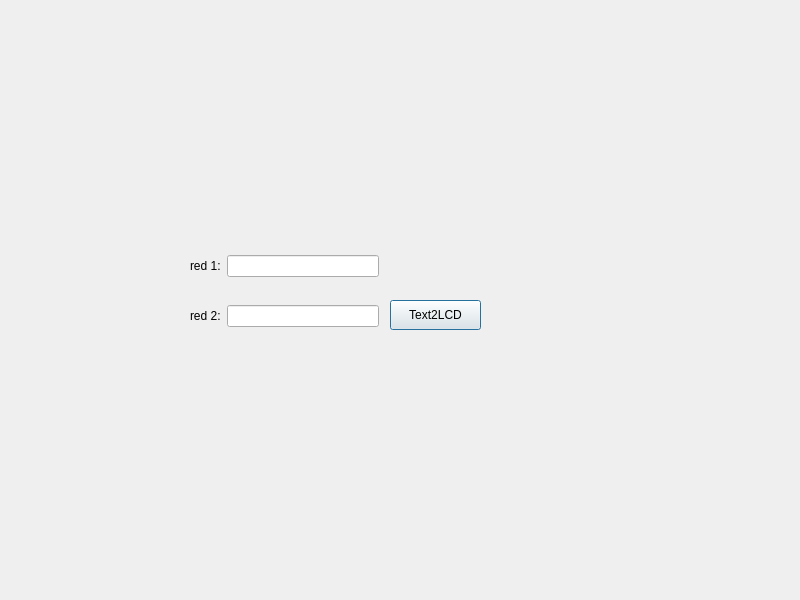
<?xml version="1.0" encoding="UTF-8"?>
<ui version="4.0">
 <class>Dialog</class>
 <widget class="QDialog" name="Dialog">
  <property name="geometry">
   <rect>
    <x>0</x>
    <y>0</y>
    <width>800</width>
    <height>600</height>
   </rect>
  </property>
  <property name="windowTitle">
   <string>Dialog</string>
  </property>
  <widget class="QPushButton" name="pushButton">
   <property name="geometry">
    <rect>
     <x>390</x>
     <y>300</y>
     <width>91</width>
     <height>30</height>
    </rect>
   </property>
   <property name="text">
    <string>Text2LCD</string>
   </property>
   <property name="checkable">
    <bool>true</bool>
   </property>
  </widget>
  <widget class="QWidget" name="">
   <property name="geometry">
    <rect>
     <x>190</x>
     <y>300</y>
     <width>189</width>
     <height>32</height>
    </rect>
   </property>
   <layout class="QHBoxLayout" name="horizontalLayout">
    <item>
     <widget class="QLabel" name="label_2">
      <property name="text">
       <string>red 2:</string>
      </property>
     </widget>
    </item>
    <item>
     <widget class="QLineEdit" name="lineEdit_2">
      <property name="maxLength">
       <number>16</number>
      </property>
     </widget>
    </item>
   </layout>
  </widget>
  <widget class="QWidget" name="">
   <property name="geometry">
    <rect>
     <x>190</x>
     <y>250</y>
     <width>189</width>
     <height>32</height>
    </rect>
   </property>
   <layout class="QHBoxLayout" name="horizontalLayout_2">
    <item>
     <widget class="QLabel" name="label">
      <property name="text">
       <string>red 1:</string>
      </property>
     </widget>
    </item>
    <item>
     <widget class="QLineEdit" name="lineEdit">
      <property name="maxLength">
       <number>16</number>
      </property>
     </widget>
    </item>
   </layout>
  </widget>
 </widget>
 <resources/>
 <connections/>
</ui>
